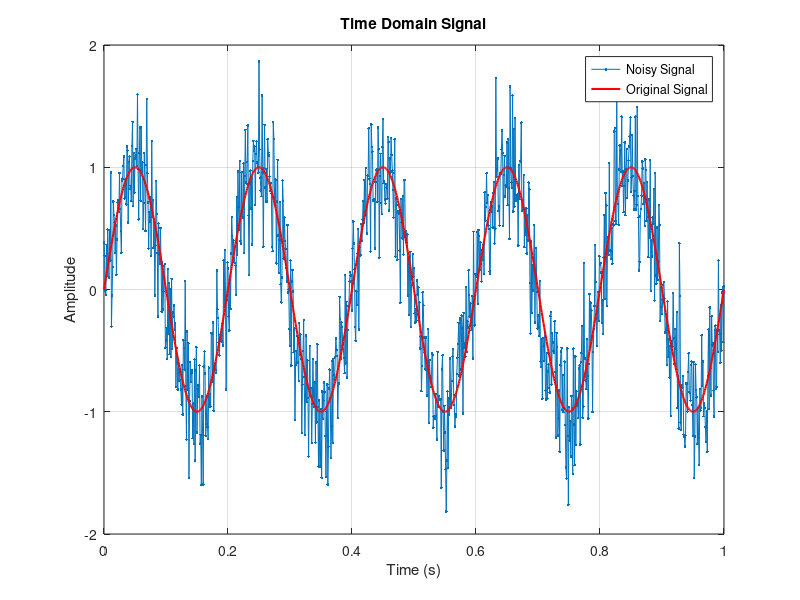
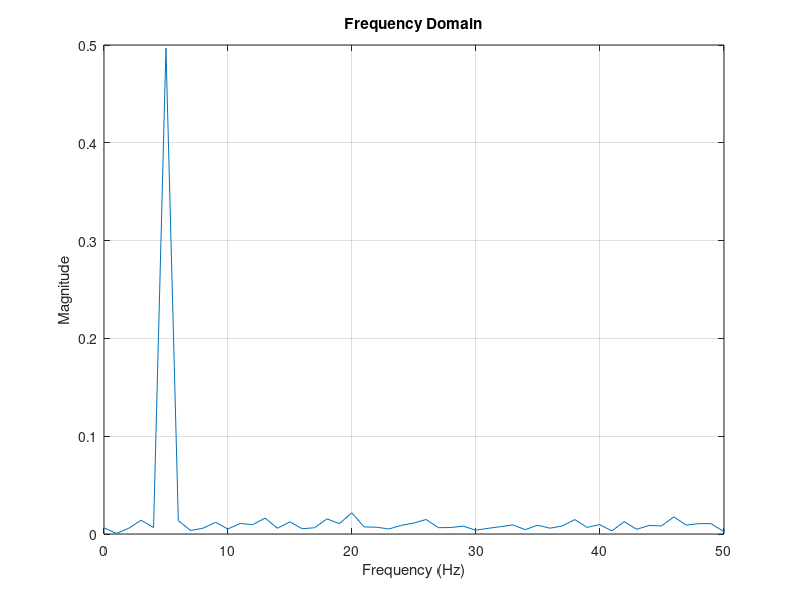

Recreate these plots in MATLAB, in order.
%% signal_analysis.m
% Author: Captain Olubambi
% Purpose: Generate, add noise, and analyze a signal
% Date: 2026-01-07

clc; clear; close all;

% --- Step 1: Generate a sine wave ---
Fs = 1000;             % Sampling frequency (Hz)
t = 0:1/Fs:1;          % Time vector (1 second)
f = 5;                 % Signal frequency (Hz)
A = 1;                 % Amplitude

signal = A*sin(2*pi*f*t);

% --- Step 2: Add noise ---
noise = 0.3*randn(size(t));  % Gaussian noise
noisy_signal = signal + noise;

% --- Step 3: Plot time domain ---
figure;
plot(t, noisy_signal, '.-')
hold on
plot(t, signal, 'r', 'LineWidth', 1.5)
xlabel('Time (s)')
ylabel('Amplitude')
title('Time Domain Signal')
legend('Noisy Signal','Original Signal')
grid on

% --- Step 4: Frequency domain analysis ---
N = length(noisy_signal);
Y = fft(noisy_signal);
f_axis = (0:N-1)*(Fs/N);

figure;
plot(f_axis, abs(Y)/N)
xlabel('Frequency (Hz)')
ylabel('Magnitude')
title('Frequency Domain')
xlim([0 50])   % show up to 50 Hz
grid on

